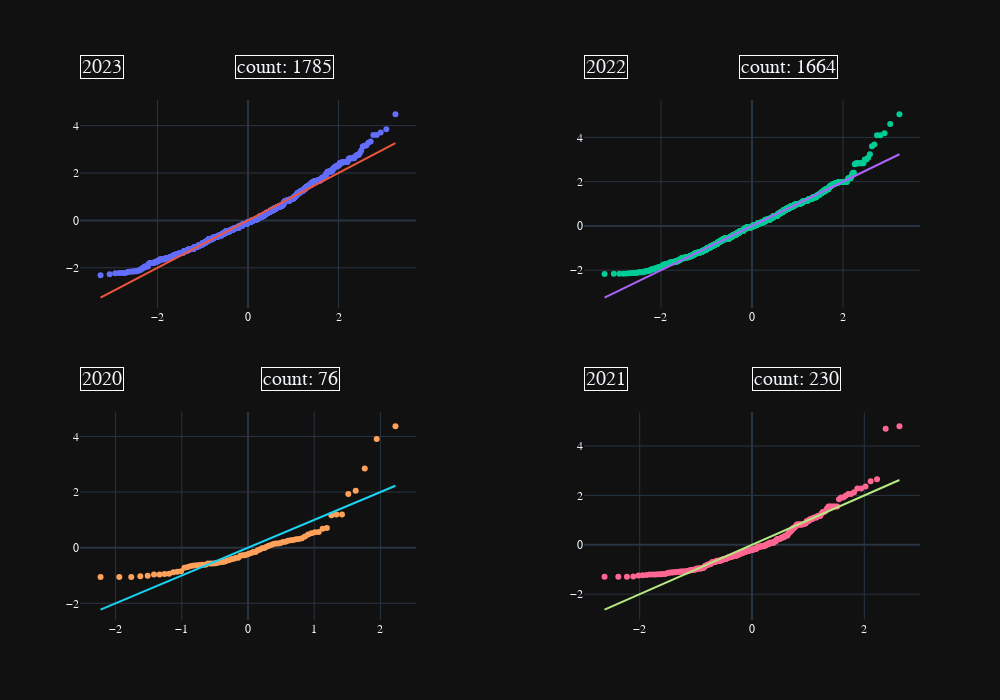

The cell this chart's notebook holds for it:
### Markdown cell above
## Mean Analysis

### Code cell
Mean_Analysis = make_subplots(rows=2,cols=2,horizontal_spacing=0.2,vertical_spacing=0.2)
for i,year in enumerate(salaries.work_year.unique()):
    sal = salaries.query(f"work_year == '{year}'").salary_in_usd.to_numpy()
    sal = StandardScaler().fit_transform(sal.reshape(-1,1)).ravel()
    qq = sm.qqplot(sal,line='s').gca().lines
    plt.close()
    Mean_Analysis.add_trace(go.Scatter(x=qq[0].get_xdata(),y=qq[0].get_ydata(),mode="markers"),row=((i+1)//3)+1,col=(i%2)+1)
    Mean_Analysis.add_trace(go.Scatter(x=qq[1].get_xdata(),y=qq[1].get_ydata(),mode="lines"),row=((i+1)//3)+1,col=(i%2)+1)
    Mean_Analysis.add_annotation(text=f"{year}",font=dict(size=20),bordercolor="white",showarrow=False,x=0,xanchor="left",xref='x domain',y=1.1,yref='y domain',yanchor="bottom",row=((i+1)//3)+1,col=(i%2)+1)
    Mean_Analysis.add_annotation(text=f"count: {len(sal)}",font=dict(size=20),bordercolor="white",showarrow=False,x=0.8,xanchor="center",y=1.1,yref='y domain',yanchor="bottom",row=((i+1)//3)+1,col=(i%2)+1)

Mean_Analysis.update_layout(width=1000,height=700,showlegend=False)
Mean_Analysis.show()

### Figure 1 — Plotly figure (JSON) as saved in the notebook; plotly's stock layout.template omitted (floating-point values rounded to 4 significant figures; data arrays with more than 128 entries replaced by an {"elided": "..."} marker saying what was removed)
{"data": [{"mode": "markers", "type": "scatter", "x": {"elided": "1785 float values"}, "xaxis": "x", "y": {"elided": "1785 float values"}, "yaxis": "y"}, {"mode": "lines", "type": "scatter", "x": {"elided": "1785 float values"}, "xaxis": "x", "y": {"elided": "1785 float values"}, "yaxis": "y"}, {"mode": "markers", "type": "scatter", "x": {"elided": "1664 float values"}, "xaxis": "x2", "y": {"elided": "1664 float values"}, "yaxis": "y2"}, {"mode": "lines", "type": "scatter", "x": {"elided": "1664 float values"}, "xaxis": "x2", "y": {"elided": "1664 float values"}, "yaxis": "y2"}, {"mode": "markers", "type": "scatter", "x": [-2.227, -1.944, -1.763, -1.626, -1.515, -1.419, -1.335, -1.26, -1.191, -1.127, -1.068, -1.012, -0.9588, -0.9085, -0.8603, -0.8141, -0.7696, -0.7265, -0.6847, -0.6441, -0.6046, -0.5659, -0.5281, -0.4911, -0.4547, -0.4189, -0.3836, -0.3488, -0.3144, -0.2803, -0.2466, -0.2132, -0.18, -0.147, -0.1142, -0.08147, -0.04885, -0.01628, 0.01628, 0.04885, 0.08147, 0.1142, 0.147, 0.18, 0.2132, 0.2466, 0.2803, 0.3144, 0.3488, 0.3836, 0.4189, 0.4547, 0.4911, 0.5281, 0.5659, 0.6046, 0.6441, 0.6847, 0.7265, 0.7696, 0.8141, 0.8603, 0.9085, 0.9588, 1.012, 1.068, 1.127, 1.191, 1.26, 1.335, 1.419, 1.515, 1.626, 1.763, 1.944, 2.227], "xaxis": "x3", "y": [-1.058, -1.054, -1.054, -1.03, -1.006, -0.9631, -0.9631, -0.9447, -0.9329, -0.8836, -0.8632, -0.8493, -0.7185, -0.6913, -0.6541, -0.6402, -0.6333, -0.6185, -0.6147, -0.6123, -0.5705, -0.5688, -0.5671, -0.5566, -0.5427, -0.5259, -0.5148, -0.5008, -0.459, -0.4437, -0.4033, -0.3948, -0.3615, -0.3615, -0.2918, -0.2726, -0.2709, -0.2481, -0.2221, -0.1875, -0.1524, -0.1524, -0.08925, -0.0648, -0.01592, -0.01302, 0.03296, 0.06963, 0.09407, 0.1307, 0.1552, 0.1552, 0.1674, 0.2044, 0.2163, 0.2514, 0.2657, 0.2774, 0.3031, 0.314, 0.3385, 0.3996, 0.4705, 0.5218, 0.5585, 0.5627, 0.6839, 0.7051, 1.17, 1.194, 1.196, 1.927, 2.049, 2.844, 3.907, 4.371], "yaxis": "y3"}, {"mode": "lines", "type": "scatter", "x": [-2.227, -1.944, -1.763, -1.626, -1.515, -1.419, -1.335, -1.26, -1.191, -1.127, -1.068, -1.012, -0.9588, -0.9085, -0.8603, -0.8141, -0.7696, -0.7265, -0.6847, -0.6441, -0.6046, -0.5659, -0.5281, -0.4911, -0.4547, -0.4189, -0.3836, -0.3488, -0.3144, -0.2803, -0.2466, -0.2132, -0.18, -0.147, -0.1142, -0.08147, -0.04885, -0.01628, 0.01628, 0.04885, 0.08147, 0.1142, 0.147, 0.18, 0.2132, 0.2466, 0.2803, 0.3144, 0.3488, 0.3836, 0.4189, 0.4547, 0.4911, 0.5281, 0.5659, 0.6046, 0.6441, 0.6847, 0.7265, 0.7696, 0.8141, 0.8603, 0.9085, 0.9588, 1.012, 1.068, 1.127, 1.191, 1.26, 1.335, 1.419, 1.515, 1.626, 1.763, 1.944, 2.227], "xaxis": "x3", "y": [-2.227, -1.944, -1.763, -1.626, -1.515, -1.419, -1.335, -1.26, -1.191, -1.127, -1.068, -1.012, -0.9588, -0.9085, -0.8603, -0.8141, -0.7696, -0.7265, -0.6847, -0.6441, -0.6046, -0.5659, -0.5281, -0.4911, -0.4547, -0.4189, -0.3836, -0.3488, -0.3144, -0.2803, -0.2466, -0.2132, -0.18, -0.147, -0.1142, -0.08147, -0.04885, -0.01628, 0.01628, 0.04885, 0.08147, 0.1142, 0.147, 0.18, 0.2132, 0.2466, 0.2803, 0.3144, 0.3488, 0.3836, 0.4189, 0.4547, 0.4911, 0.5281, 0.5659, 0.6046, 0.6441, 0.6847, 0.7265, 0.7696, 0.8141, 0.8603, 0.9085, 0.9588, 1.012, 1.068, 1.127, 1.191, 1.26, 1.335, 1.419, 1.515, 1.626, 1.763, 1.944, 2.227], "yaxis": "y3"}, {"mode": "markers", "type": "scatter", "x": {"elided": "230 float values"}, "xaxis": "x4", "y": {"elided": "230 float values"}, "yaxis": "y4"}, {"mode": "lines", "type": "scatter", "x": {"elided": "230 float values"}, "xaxis": "x4", "y": {"elided": "230 float values"}, "yaxis": "y4"}], "layout": {"annotations": [{"bordercolor": "white", "font": {"size": 20}, "showarrow": false, "text": "2023", "x": 0, "xanchor": "left", "xref": "x domain", "y": 1.1, "yanchor": "bottom", "yref": "y domain"}, {"bordercolor": "white", "font": {"size": 20}, "showarrow": false, "text": "count: 1785", "x": 0.8, "xanchor": "center", "xref": "x", "y": 1.1, "yanchor": "bottom", "yref": "y domain"}, {"bordercolor": "white", "font": {"size": 20}, "showarrow": false, "text": "2022", "x": 0, "xanchor": "left", "xref": "x2 domain", "y": 1.1, "yanchor": "bottom", "yref": "y2 domain"}, {"bordercolor": "white", "font": {"size": 20}, "showarrow": false, "text": "count: 1664", "x": 0.8, "xanchor": "center", "xref": "x2", "y": 1.1, "yanchor": "bottom", "yref": "y2 domain"}, {"bordercolor": "white", "font": {"size": 20}, "showarrow": false, "text": "2020", "x": 0, "xanchor": "left", "xref": "x3 domain", "y": 1.1, "yanchor": "bottom", "yref": "y3 domain"}, {"bordercolor": "white", "font": {"size": 20}, "showarrow": false, "text": "count: 76", "x": 0.8, "xanchor": "center", "xref": "x3", "y": 1.1, "yanchor": "bottom", "yref": "y3 domain"}, {"bordercolor": "white", "font": {"size": 20}, "showarrow": false, "text": "2021", "x": 0, "xanchor": "left", "xref": "x4 domain", "y": 1.1, "yanchor": "bottom", "yref": "y4 domain"}, {"bordercolor": "white", "font": {"size": 20}, "showarrow": false, "text": "count: 230", "x": 0.8, "xanchor": "center", "xref": "x4", "y": 1.1, "yanchor": "bottom", "yref": "y4 domain"}], "height": 700, "showlegend": false, "width": 1000, "xaxis": {"anchor": "y", "domain": [0, 0.4]}, "xaxis2": {"anchor": "y2", "domain": [0.6, 1]}, "xaxis3": {"anchor": "y3", "domain": [0, 0.4]}, "xaxis4": {"anchor": "y4", "domain": [0.6, 1]}, "yaxis": {"anchor": "x", "domain": [0.6, 1]}, "yaxis2": {"anchor": "x2", "domain": [0.6, 1]}, "yaxis3": {"anchor": "x3", "domain": [0, 0.4]}, "yaxis4": {"anchor": "x4", "domain": [0, 0.4]}}}
